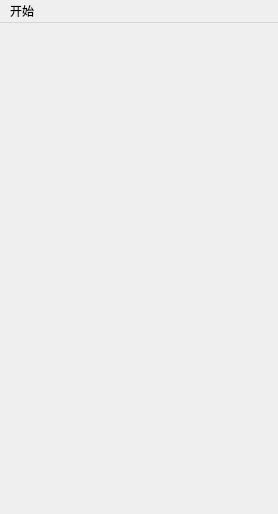
<?xml version="1.0" encoding="UTF-8"?>
<ui version="4.0">
 <class>MyMainWindow</class>
 <widget class="QMainWindow" name="MyMainWindow">
  <property name="geometry">
   <rect>
    <x>0</x>
    <y>0</y>
    <width>278</width>
    <height>514</height>
   </rect>
  </property>
  <property name="windowTitle">
   <string>MyMainWindow</string>
  </property>
  <widget class="QWidget" name="centralWidget"/>
  <widget class="QMenuBar" name="menuBar">
   <property name="geometry">
    <rect>
     <x>0</x>
     <y>0</y>
     <width>278</width>
     <height>23</height>
    </rect>
   </property>
   <widget class="QMenu" name="menu">
    <property name="title">
     <string>开始</string>
    </property>
    <addaction name="actionquit"/>
   </widget>
   <addaction name="menu"/>
  </widget>
  <action name="actionquit">
   <property name="text">
    <string>退出</string>
   </property>
  </action>
 </widget>
 <layoutdefault spacing="6" margin="11"/>
 <resources/>
 <connections/>
</ui>
